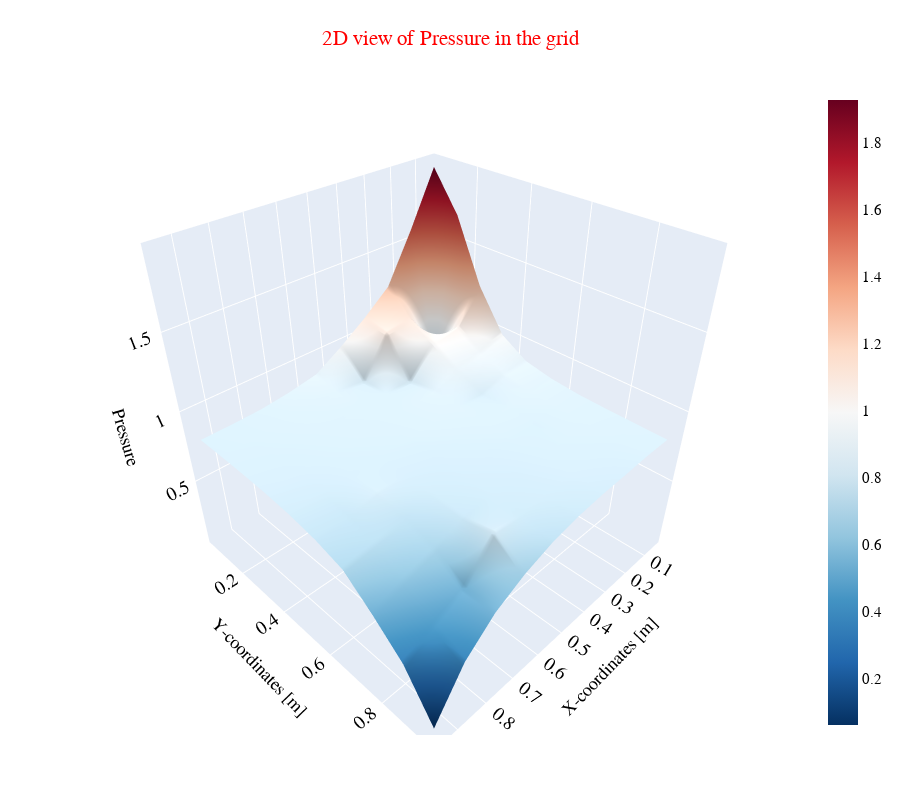

Notebook code for this chart:
### Markdown cell above
# 2D

### Code cell
# define the dimensions of the system
Lx = 1.0 # length of the system
dz = 1.0
Ly = 1.0
Ny = 10 # number of cells Y
Nx = 10  # number of cells X

cf = 1 # compressibility of the fluid 
cr = 1 #compressibility of the rock
P_0 = 0  # initial pressure
rho_0 = 1 # initial density of the fluid 
phi_0 = 0.2 # initial rock porosity

Well = {"Cell": np.array([[ 0, Ny-1 ],
                          [ 0, Nx-1 ]]),
        "WI": [1000, 1000],
        "Pwell": [2,0]}


#discretization in time and space
dy = Ly / Ny
dx = Lx / Nx                             # Length of each grid-cell

dAy = dx * dz
dAx = dy * dz                            # Cross-sectional area

dV = dy * dx * dz                        # Volume of each grid cell

xc = np.linspace( dx/2 , Lx-dx/2 , Nx   )  # Coordinates of cell centers   in x direction [m]
xi = np.linspace( 0    , Lx      , Nx+1 )  # Coordinates of cell interface in x direction [m]

yc = np.linspace( dy/2 , Ly-dy/2 , Ny   )  # Coordinates of cell centers   in y direction [m]
yi = np.linspace( 0    , Ly      , Ny+1 )  # Coordinates of cell interface in y direction [m]

# Mobility
# Lambda = np.ones((Nx,Ny))
# Lambda[4:6,:]=0.001
# Lambda = np.reshape(Lambda,(Nx*Ny)) 
Lambda = np.random.randint(low=0.1, high=10, size=(Nx*Ny))



Nt = 1000                            # Number of time-steps
dt = 1e-5                           # Size of the time-step
maxIter = 50   #maximum iteration


# Initialize the system 
p = P_0 * np.ones(Nx*Ny)               # initial pressure in all cells
rho,drhodp = ComputeDensity2D(rho_0,cf,p,P_0)
phi,dphidp = ComputePorosity2D(rho_0,cr,p,P_0)
Ty, Tx = ComputeTransmissibility2D(Nx,Ny,dx,dy,dAx,dAy,Lambda,rho)
A = ConstructA2D(Nx,Ny,Ty,Tx)
q = ComputeWellFluxes2D(Ny, Nx , Well,Lambda, dV, p)


 
 
##Entering the time loop

for t in range(0,Nt):
    Converged = 0
    Iter = 0
    rho_n = rho
    phi_n = phi
    
    # Entering iteration loop
    while Converged == 0 :#and Iter < maxIter:
        Iter = Iter + 1
        
        # Computing the compressibility (Psi)
        Psi = (dV/dt) * (rho*phi - rho_n*phi_n)
        
        ## Compute residual (q,Psi,Ap)
        Residual = rho*q - Psi - A@p
        
        ## Compute Jacobian (W,C,A)
        
        # W = d(rho.q)/dp = [dq/dp*rho] + [q*drho/dp]
        # For now, we neglect [q*drho/dp] !!!
        drho_q_dp = np.zeros(Nx*Ny)
        for w in range(len(Well["Pwell"])):
            j = Well["Cell"][0,w]
            i = Well["Cell"][1,w]
            I= Index2D(Nx, Ny, j, i)            
            drho_q_dp[I] = - rho[I] * Well["WI"][w] * Lambda[I] * dV
        W = np.diag(drho_q_dp)
        
        # C = d(Psi)/dp
        d_Psi_dp = (dV/dt) * ( drhodp*phi + rho*dphidp )
        C = np.diag(d_Psi_dp)
        
        Jacobian = W - C - A
        
        # Solve the linearized system (delta_p = J\-R)
        delta_p = np.linalg.solve(Jacobian,-Residual)
        # Update the pressure (p_new = p_old + delta_p)
        p = p + delta_p
        
        # Update the entire system
        rho,drhodp = ComputeDensity2D(rho_0,cf,p,P_0)
        phi,dphidp = ComputePorosity2D(phi_0,cr,p,P_0)
        Ty,Tx = ComputeTransmissibility2D(Nx,Ny,dx,dy,dAx,dAy,Lambda,rho)
        A = ConstructA2D(Nx,Ny,Ty,Tx)
        q = ComputeWellFluxes2D(Ny, Nx , Well,Lambda, dV, p)
        
        # Re-compute residual
        Psi = (dV/dt) * (rho*phi - rho_n*phi_n)
        Residual = rho*q - Psi - A@p
        
        
        # if convergence has happened -> out of the iteration loop
        # if not, go up and do all this again
        if np.linalg.norm(Residual) < 1e-6:
            Converged = 1
            
    # end of iteration loop
    
    # print('Time-step', t, ', # of iterations:', Iter)
# end of time loop
        
X,Y = np.meshgrid(xc,yc)
z_P = np.reshape(p,(Nx,Ny))
import plotly.graph_objects as go
fig = go.Figure(data=[go.Surface(z=z_P,x=X,y=Y,colorscale ='RdBu',reversescale=True)])
fig.update_layout(title='2D view of Pressure in the grid', autosize=True,
                   height=1000,
                  margin=dict(l=65, r=50, b=65, t=90))
fig.update_xaxes(title_font_family="Arial")
fig.update_layout(
    font_family="Courier New",
    font_color="blue",
    title_font_family="Times New Roman",
    title_font_color="red",
    legend_title_font_color="green"
)
fig.update_xaxes(title_font_family="Arial")
fig.update_layout(width=900, height=800,autosize=True,font=dict(
        family="Courier New, monospace",
        size=15,
        color="black"
    ), title_x=0.5,    scene=dict(
        xaxis_title='X-coordinates [m]',
        yaxis_title='Y-coordinates [m]',
        zaxis_title='Pressure',))
fig.update_layout(
        scene = {
            "xaxis": {"nticks": 10},
            "zaxis": {"nticks": 5},
#             'camera_eye': {"x": 0, "y": -1, "z": 0.2},
            "aspectratio": {"x": 1, "y": 1, "z": 1}
        })
fig.show()

### Figure 1 — Plotly figure (JSON) as saved in the notebook; plotly's stock layout.template omitted (floating-point values rounded to 4 significant figures)
{"data": [{"colorscale": [[0, "rgb(103,0,31)"], [0.1, "rgb(178,24,43)"], [0.2, "rgb(214,96,77)"], [0.3, "rgb(244,165,130)"], [0.4, "rgb(253,219,199)"], [0.5, "rgb(247,247,247)"], [0.6, "rgb(209,229,240)"], [0.7, "rgb(146,197,222)"], [0.8, "rgb(67,147,195)"], [0.9, "rgb(33,102,172)"], [1, "rgb(5,48,97)"]], "reversescale": true, "type": "surface", "x": [[0.05, 0.15, 0.25, 0.35, 0.45, 0.55, 0.65, 0.75, 0.85, 0.95], [0.05, 0.15, 0.25, 0.35, 0.45, 0.55, 0.65, 0.75, 0.85, 0.95], [0.05, 0.15, 0.25, 0.35, 0.45, 0.55, 0.65, 0.75, 0.85, 0.95], [0.05, 0.15, 0.25, 0.35, 0.45, 0.55, 0.65, 0.75, 0.85, 0.95], [0.05, 0.15, 0.25, 0.35, 0.45, 0.55, 0.65, 0.75, 0.85, 0.95], [0.05, 0.15, 0.25, 0.35, 0.45, 0.55, 0.65, 0.75, 0.85, 0.95], [0.05, 0.15, 0.25, 0.35, 0.45, 0.55, 0.65, 0.75, 0.85, 0.95], [0.05, 0.15, 0.25, 0.35, 0.45, 0.55, 0.65, 0.75, 0.85, 0.95], [0.05, 0.15, 0.25, 0.35, 0.45, 0.55, 0.65, 0.75, 0.85, 0.95], [0.05, 0.15, 0.25, 0.35, 0.45, 0.55, 0.65, 0.75, 0.85, 0.95]], "y": [[0.05, 0.05, 0.05, 0.05, 0.05, 0.05, 0.05, 0.05, 0.05, 0.05], [0.15, 0.15, 0.15, 0.15, 0.15, 0.15, 0.15, 0.15, 0.15, 0.15], [0.25, 0.25, 0.25, 0.25, 0.25, 0.25, 0.25, 0.25, 0.25, 0.25], [0.35, 0.35, 0.35, 0.35, 0.35, 0.35, 0.35, 0.35, 0.35, 0.35], [0.45, 0.45, 0.45, 0.45, 0.45, 0.45, 0.45, 0.45, 0.45, 0.45], [0.55, 0.55, 0.55, 0.55, 0.55, 0.55, 0.55, 0.55, 0.55, 0.55], [0.65, 0.65, 0.65, 0.65, 0.65, 0.65, 0.65, 0.65, 0.65, 0.65], [0.75, 0.75, 0.75, 0.75, 0.75, 0.75, 0.75, 0.75, 0.75, 0.75], [0.85, 0.85, 0.85, 0.85, 0.85, 0.85, 0.85, 0.85, 0.85, 0.85], [0.95, 0.95, 0.95, 0.95, 0.95, 0.95, 0.95, 0.95, 0.95, 0.95]], "z": [[1.928, 1.575, 1.255, 1.109, 0.9816, 0.8703, 0.8356, 0.813, 0.806, 0.805], [1.672, 0.8047, 1.105, 1.085, 0.8047, 0.8343, 0.8198, 0.8097, 0.8055, 0.8044], [1.259, 1.046, 1.012, 0.8047, 0.8136, 0.8134, 0.81, 0.8061, 0.8022, 0.8011], [0.9875, 0.9337, 0.9074, 0.8406, 0.8194, 0.8104, 0.8072, 0.8028, 0.7968, 0.7935], [0.8775, 0.8663, 0.8047, 0.8244, 0.8172, 0.8064, 0.8021, 0.7984, 0.7832, 0.7768], [0.8397, 0.8359, 0.8195, 0.8135, 0.8047, 0.7955, 0.7923, 0.8047, 0.7512, 0.7451], [0.8212, 0.821, 0.8047, 0.804, 0.7959, 0.789, 0.7761, 0.7346, 0.7167, 0.689], [0.814, 0.8127, 0.8066, 0.8006, 0.7891, 0.782, 0.761, 0.6733, 0.6098, 0.5342], [0.8102, 0.8067, 0.8007, 0.7955, 0.784, 0.7728, 0.8047, 0.5457, 0.4571, 0.3582], [0.8064, 0.8047, 0.7932, 0.7847, 0.7652, 0.7264, 0.6578, 0.5534, 0.3758, 0.06184]]}], "layout": {"autosize": true, "font": {"color": "black", "family": "Courier New, monospace", "size": 15}, "height": 800, "legend": {"title": {"font": {"color": "green"}}}, "margin": {"b": 65, "l": 65, "r": 50, "t": 90}, "scene": {"aspectratio": {"x": 1, "y": 1, "z": 1}, "xaxis": {"nticks": 10, "title": {"text": "X-coordinates [m]"}}, "yaxis": {"title": {"text": "Y-coordinates [m]"}}, "zaxis": {"nticks": 5, "title": {"text": "Pressure"}}}, "title": {"font": {"color": "red", "family": "Times New Roman"}, "text": "2D view of Pressure in the grid", "x": 0.5}, "width": 900, "xaxis": {"title": {"font": {"family": "Arial"}}}}}
